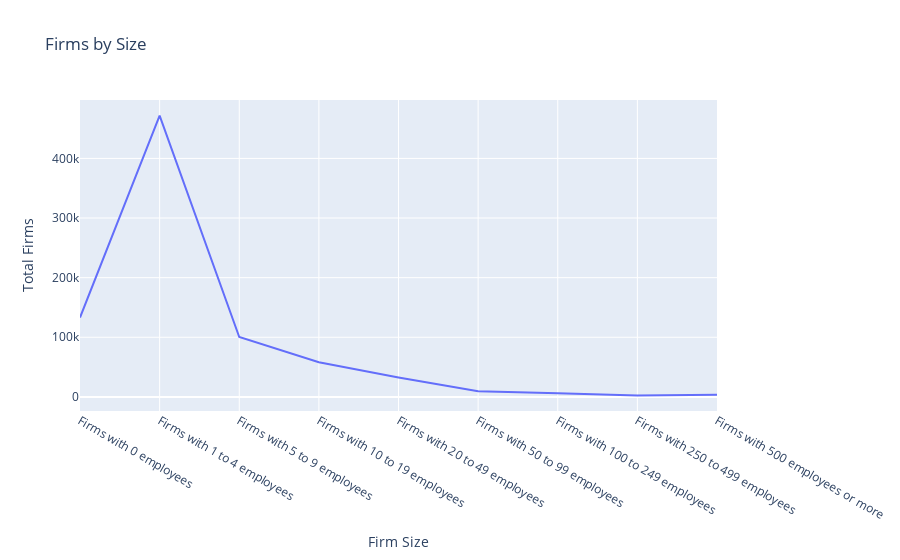

The cell this chart's notebook holds for it:
### Code cell
from natsort import index_natsorted, order_by_index

tech_cleanedx['EMPSZFI_LABEL'] = tech_cleanedx['EMPSZFI_LABEL'].replace(['Firms with no employees'],'Firms with 0 employees')
tech_cleanedx = tech_cleanedx.reindex(index=order_by_index(tech_cleanedx.index, index_natsorted(tech_cleanedx['EMPSZFI_LABEL'], reverse=False)))

fig4 = px.line(tech_cleanedx,x='EMPSZFI_LABEL',y='FIRMPDEMP',orientation='v',
    labels = {
        "FIRMPDEMP":"Total Firms",
        "EMPSZFI_LABEL" : "Firm Size"
    },
    title='Firms by Size')
fig4.show()

### Figure 1 — Plotly figure (JSON) as saved in the notebook; plotly's stock layout.template omitted (floating-point values rounded to 4 significant figures)
{"data": [{"hovertemplate": "Firm Size=%{x}<br>Total Firms=%{y}<extra></extra>", "legendgroup": "", "line": {"color": "#636efa", "dash": "solid"}, "mode": "lines", "name": "", "orientation": "v", "showlegend": false, "type": "scatter", "x": ["Firms with 0 employees", "Firms with 1 to 4 employees", "Firms with 5 to 9 employees", "Firms with 10 to 19 employees", "Firms with 20 to 49 employees", "Firms with 50 to 99 employees", "Firms with 100 to 249 employees", "Firms with 250 to 499 employees", "Firms with 500 employees or more"], "xaxis": "x", "y": [133052, 471903, 100469, 58106, 32660, 9290, 6088, 2422, 3540], "yaxis": "y"}], "layout": {"legend": {"tracegroupgap": 0}, "title": {"text": "Firms by Size"}, "xaxis": {"anchor": "y", "domain": [0, 1], "title": {"text": "Firm Size"}}, "yaxis": {"anchor": "x", "domain": [0, 1], "title": {"text": "Total Firms"}}}}
